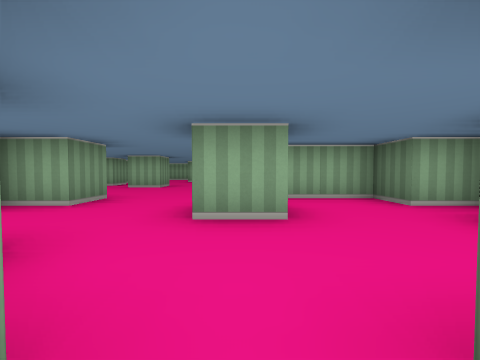
[1] (above)

18 first-person views from a walk through a cub3D ray-caster map. The camera is about half as high as the walls, tilts 2° down and sees 90° across. The floor is counted in squares. Each view is taken from the middle of a square. On the plan, view 1 faces up. The plan holds only what a view shows up to about 9 squares ahead; the rest is blank.

[2]
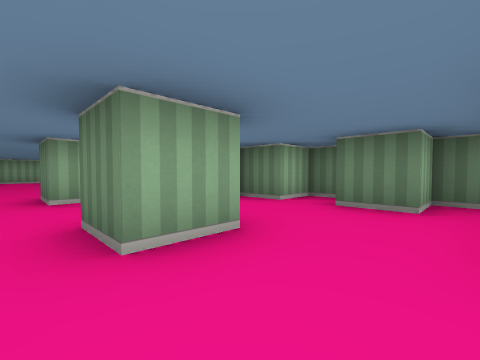

[3]
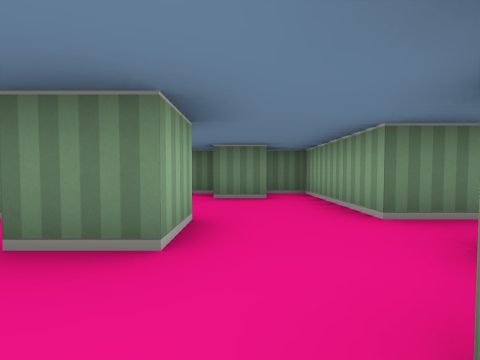

[4]
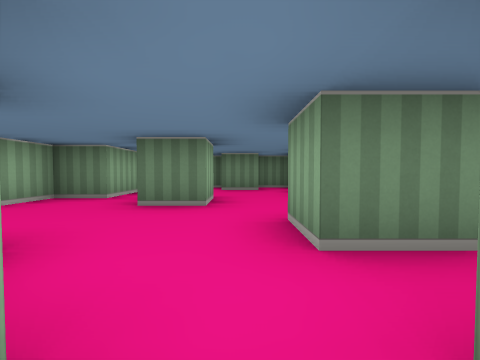

[5]
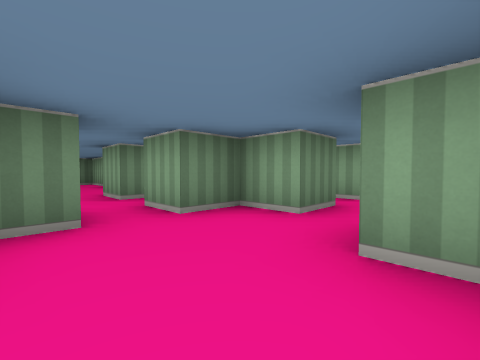

[6]
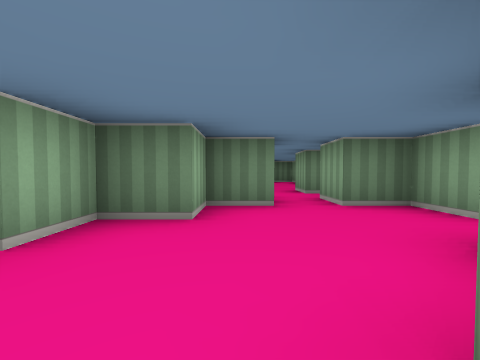

[7]
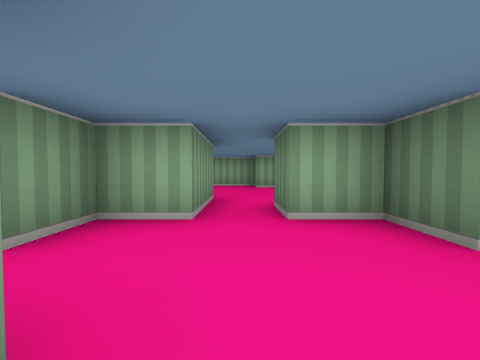

[8]
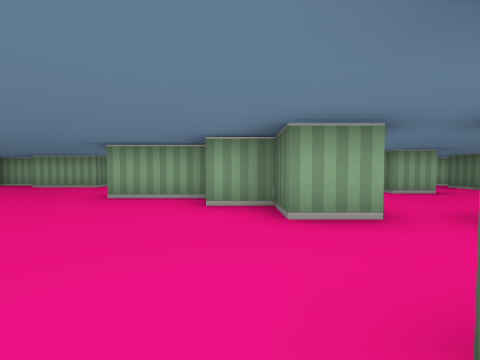

[9]
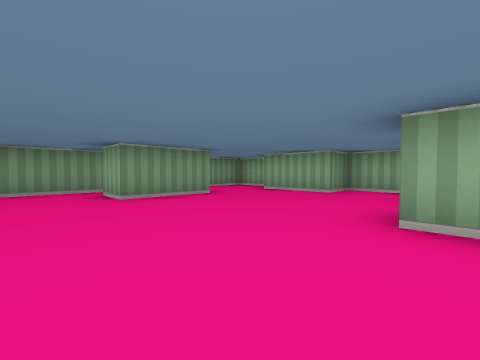

[10]
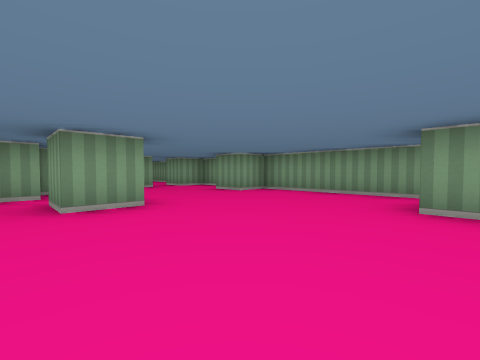

[11]
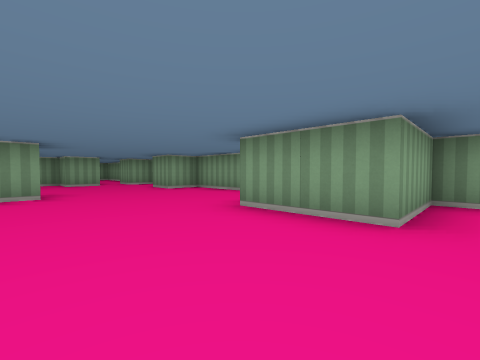

[12]
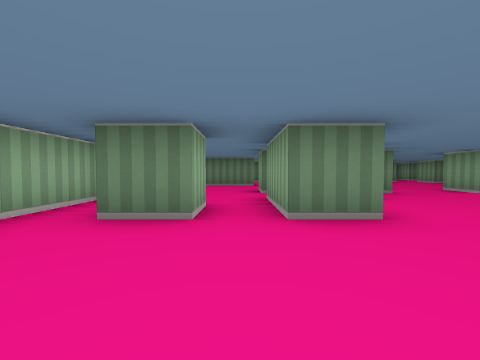

[13]
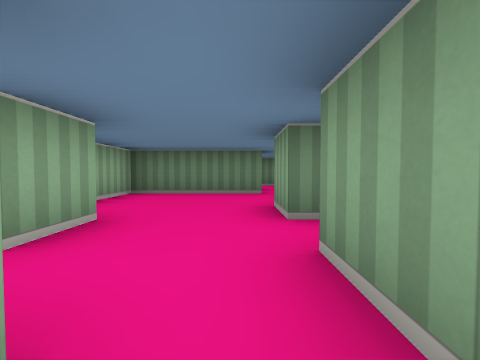

[14]
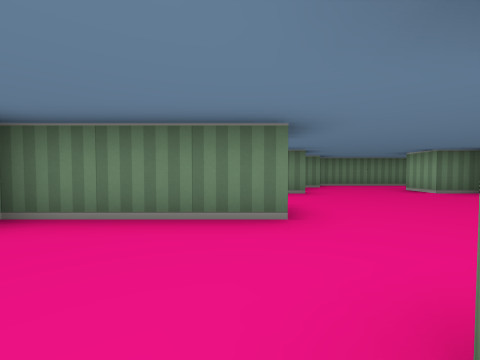

[15]
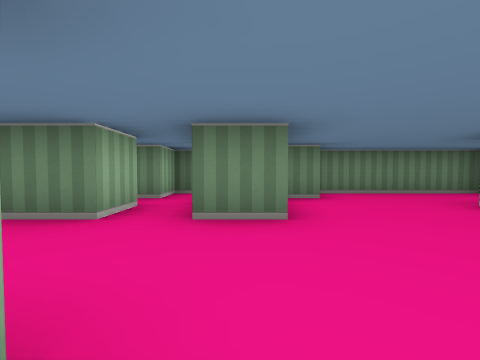

[16]
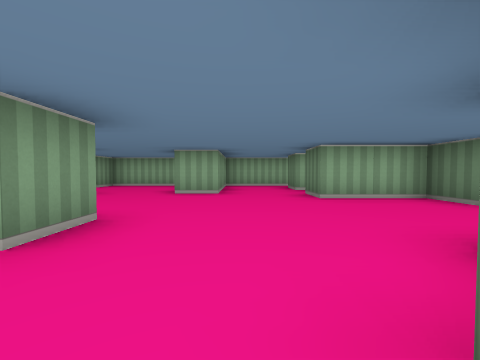

[17]
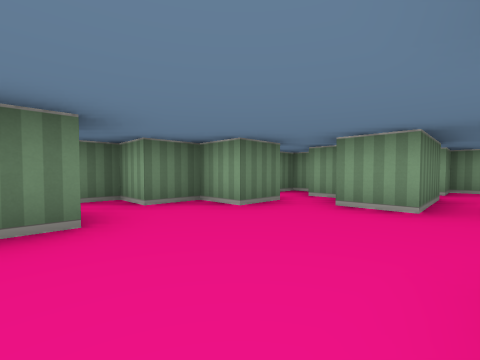

[18]
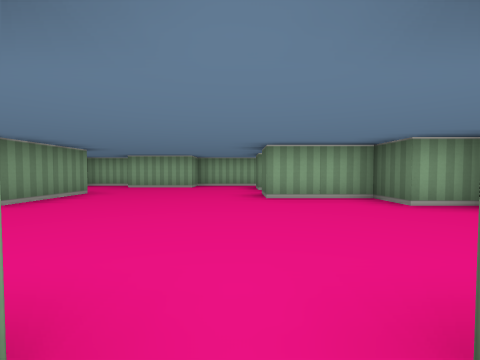

### Floor plan
Key: @ floor where view 1 was taken; # wall or solid block; . floor.
Columns run from 15 left of view 1 to 4 right of it. Each row starts with its distance up from view 1.
 15 #################
 14 #..##....#...#...
 13 #......#.....#..#.##
 12 #............#.....#
 11 ###....##.#.....##
 10 #.#.....###...... ##
  9 #.........#........#
  8 #...........#......#
  7 #...............#..#
  6 #....#.#..#....##..#
  5 ##.....#.## ....####
  4 #.....##..# #.....##
  3 #....##... ##..#...#
  2 ##.#...#..........##
  1   .##.###..#.#.....#
  0   . ###  .## ##@####
 -1   .#     ..
 -2   ##      #

Positions as (right, up) in squares from view 1, and headings:
1: (0, 0), facing up
2: (-1, 1), facing up-right
3: (-2, 2), facing right
4: (-4, 2), facing right
5: (-7, 3), facing down-right
6: (-8, 3), facing right
7: (-7, 2), facing up
8: (-6, 6), facing up
9: (-8, 8), facing up-left
10: (-9, 10), facing down-left
11: (-10, 12), facing down-left
12: (-11, 12), facing right
13: (-8, 12), facing right
14: (-5, 12), facing right
15: (-2, 11), facing right
16: (-1, 6), facing up
17: (-13, 6), facing down-right
18: (-9, 6), facing up
